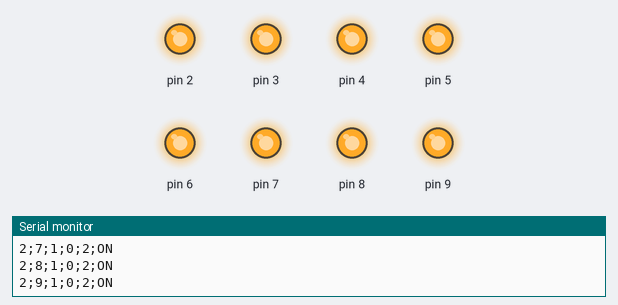
Simulated run of this sketch. Board: Arduino Uno, built with avr-gcc and run on an emulated ATmega328P. Shown: output pins drawn as LEDs (lit = HIGH), the last lines printed to the serial monitor.

Above: at 0.1 s.
At 2.1 s:
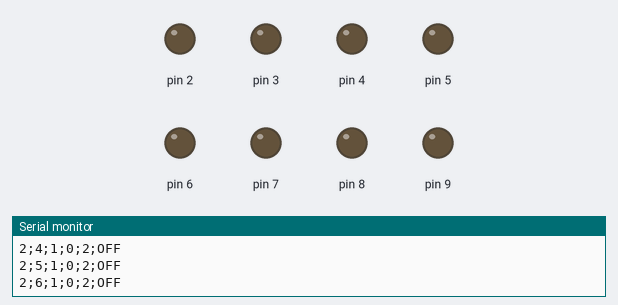
Timing chart, 0 to 3.6 s (numbered marks = the images above):
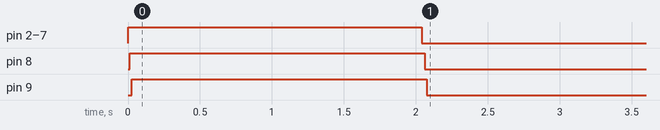

The sketch:

heatingcontrol.ino
```cpp
#include "Wire.h"
#include "EEPROM.h"
#include "OneWire.h"
#include "DallasTemperature.h"
//#include "ApplicationMonitor.h"
//#include <avr/wdt.h>

// arduino MySensor Serial Protocol 2.x
#define NODE_ID 2
#define SP2_SEP ";"
#define V_STATUS 2
#define V_TEMP 0
#define V_TRIPPED 16

// read temp sensors every 60 seconds
#define TEMP_READ_DELAY 60000

// Imposta la comunicazione oneWire per comunicare
// con un dispositivo compatibile
//OneWire oneWire10(10);
//OneWire oneWire9(11);
//OneWire oneWire10(12);

// Passaggio oneWire reference alla Dallas Temperature.
//DallasTemperature sensors10(&oneWire10);
//DallasTemperature sensors9(&oneWire9);
//DallasTemperature sensors10(&oneWire10);

unsigned long lastTempRead = 0;
bool controlLed = false;


void sendActuatorStatus(int actuatorId, byte buttonStatus) {
  Serial.print(NODE_ID);
  Serial.print(SP2_SEP);
  Serial.print(actuatorId);
  Serial.print(SP2_SEP);
  Serial.print(1); // set command
  Serial.print(SP2_SEP);
  Serial.print(0); // ack (normal message)
  Serial.print(SP2_SEP);
  Serial.print(V_STATUS); // Binary status (0 or 1)
  Serial.print(SP2_SEP);
  Serial.print(buttonStatus ? "ON" : "OFF"); // payload
  Serial.print("\n");
}

void setup() {

  Serial.begin(9600);

  // Start up the library
  //sensors8.begin();
  //sensors9.begin();
  //sensors10.begin();

  for (int i=2; i<10; ++i) {
    pinMode(i, OUTPUT);
    digitalWrite(i, HIGH); // low = closed
    sendActuatorStatus(i, HIGH);
  }

  delay(2000);

  for (int i=2; i<10; ++i) {
    digitalWrite(i, LOW); // low = closed
    sendActuatorStatus(i, LOW);
  }

}


String getValue(String data, char separator, int index)
{
  int found = 0;
  int strIndex[] = {0, -1};
  int maxIndex = data.length()-1;

  for(int i=0; i<=maxIndex && found<=index; i++){
    if(data.charAt(i)==separator || i==maxIndex){
        found++;
        strIndex[0] = strIndex[1]+1;
        strIndex[1] = (i == maxIndex) ? i+1 : i;
    }
  }

  return found>index ? data.substring(strIndex[0], strIndex[1]) : "";
}

void sendTemperature(int deviceId, float temperature) {
  Serial.print(NODE_ID);
  Serial.print(SP2_SEP);
  Serial.print(deviceId);
  Serial.print(SP2_SEP);
  Serial.print(1); // set command
  Serial.print(SP2_SEP);
  Serial.print(0); // ack (normal message)
  Serial.print(SP2_SEP);
  Serial.print(V_TEMP);
  Serial.print(SP2_SEP);
  Serial.print(temperature);
  Serial.print("\n");
}

void processSerialRequests() {
  if (Serial.available())
  {
    String inputMQTT = Serial.readStringUntil('\n');
    int nodeId = getValue(inputMQTT, ';', 0).toInt();
    if (nodeId == NODE_ID) {
      int actuatorId = getValue(inputMQTT, ';', 1).toInt() + 2;
      String value3 = getValue(inputMQTT, ';', 2);
      String value4 = getValue(inputMQTT, ';', 3);
      String value5 = getValue(inputMQTT, ';', 4);
      String acutuatorStatusStr = getValue(inputMQTT, ';', 5);
      int acutuatorStatus = (acutuatorStatusStr == "ON") ? 1 : 0; // 0 = closed
      digitalWrite(actuatorId, acutuatorStatus);
    }
  }
}

/*
void processTempSensors() {
  unsigned long sensorReadTime = millis();
  if (sensorReadTime - lastTempRead > TEMP_READ_DELAY) {
    sensors10.requestTemperatures();
    //sensors9.requestTemperatures();
    //sensors10.requestTemperatures();
    float temp1 = sensors10.getTempCByIndex(0);
    float temp2 = sensors10.getTempCByIndex(0);
    float temp3 = sensors10.getTempCByIndex(0);
    sendTemperature(16, temp2);
    sendTemperature(17, temp3);
    sendTemperature(18, temp1);
    lastTempRead = sensorReadTime;
  }
}
*/

void loop() {
  processSerialRequests();
  //processTempSensors();
}
```
